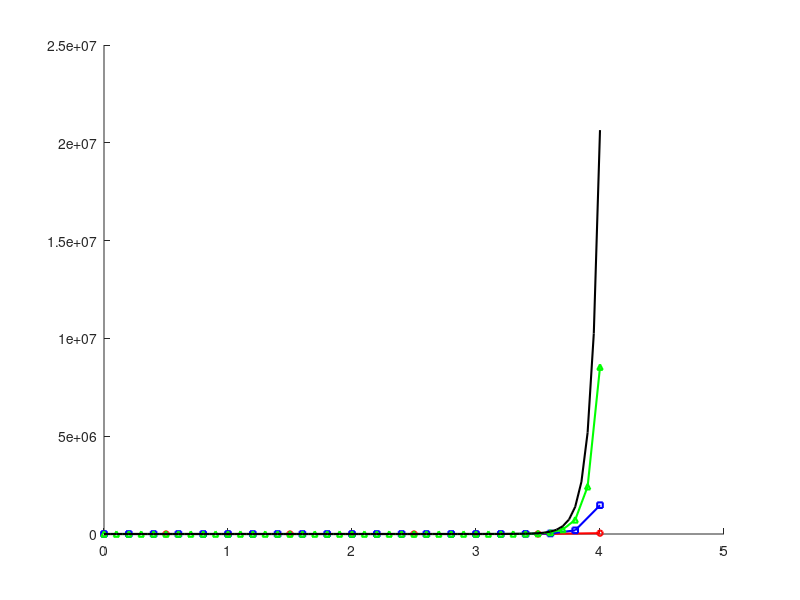

This chart was generated by the following MATLAB code: (Note: this script raises an error after producing the figure.)
clear all; clc; close all;

f = @(x, y) (y .* x.^2) - y;

x0 = 0;
y0 = 1;
x_target = 4;
dx_list = [0.5, 0.2, 0.1, 0.05];

figure('Name', 'Metode Heun', 'NumberTitle', 'off');
hold on;
colors = {'r', 'b', 'g', 'k'};
markers = {'o-', 's-', '^-', '-'};

for k = 1:length(dx_list)
    dx = dx_list(k);
    n = round((x_target - x0) / dx);
    
    X = zeros(n+1, 1);
    Y = zeros(n+1, 1);
    
    X(1) = x0;
    Y(1) = y0;
    
    for i = 1:n
        xi = X(i);
        yi = Y(i);
        
        k1 = f(xi, yi);
        y_prediksi = yi + k1 * dx;
        x_next = xi + dx;
        k2 = f(x_next, y_prediksi);
        slope_rata2 = 0.5 * (k1 + k2);
        Y(i+1) = yi + slope_rata2 * dx;
        X(i+1) = x_next;
    end
    
    fprintf('\n==========================================\n');
    fprintf(' HASIL METODE HEUN (Delta x = %.2f) \n', dx);
    fprintf('==========================================\n');
    fprintf('Iter\t x\t\t y (Heun)\n');
    fprintf('------------------------------------------\n');
    for j = 1:length(X)
        fprintf('%d\t\t %.2f\t %.5f\n', j-1, X(j), Y(j));
    end
    
    label_name = sprintf('\\Delta x = %.2f', dx);
    plot(X, Y, markers{k}, 'Color', colors{k}, 'LineWidth', 1.5, ...
         'DisplayName', label_name, 'MarkerSize', 4);
end

title(['Grafik Penyelesaian PDB Metode Heun: dy/dx = yx^2 - y'], ["Feby Syarief A-0087-Ose C"]);
xlabel('Nilai x');
ylabel('Nilai y');
legend('show', 'Location', 'southwest');
grid on;
hold off;
